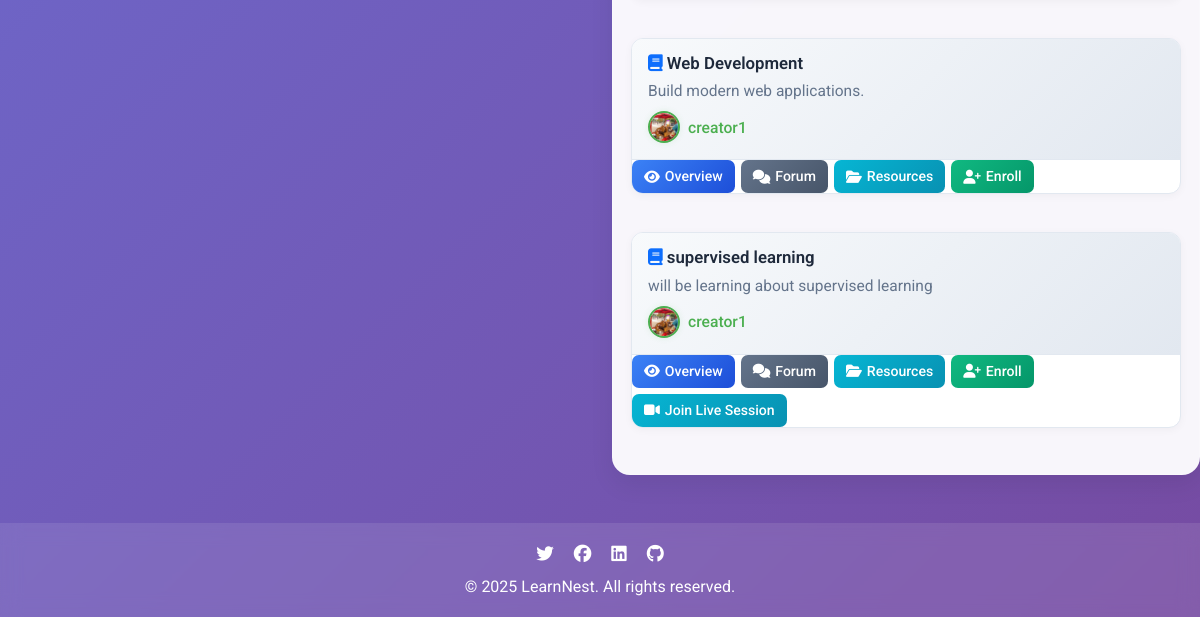
The app's page /home (signed in, lower part), older data.
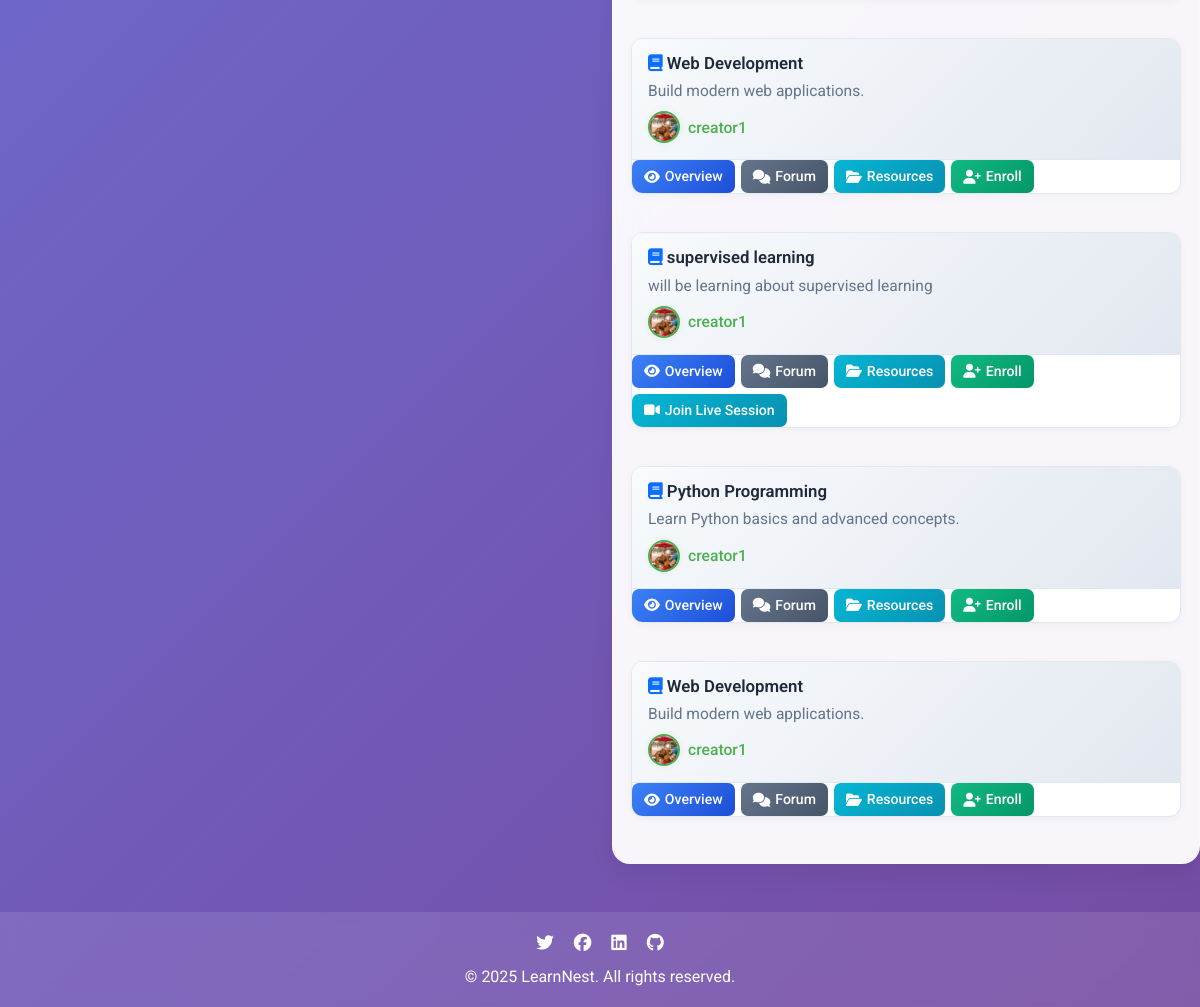
The same page, newer data.
### tables this page shows
CREATE TABLE courses
             (id INTEGER PRIMARY KEY, title TEXT, creator_id INTEGER, description TEXT, reference_file_path TEXT, meeting_link TEXT, outline TEXT, objectives TEXT, created_at TEXT, live_session_start TEXT, live_session_end TEXT, live_days TEXT);

CREATE TABLE users
             (id INTEGER PRIMARY KEY, username TEXT UNIQUE, password TEXT, role TEXT, avatar TEXT, display_name TEXT, bio TEXT, notif_forum INTEGER DEFAULT 1, notif_grades INTEGER DEFAULT 1, notif_announcements INTEGER DEFAULT 1, dark_mode INTEGER DEFAULT 0, badges TEXT, points INTEGER DEFAULT 0, api_token TEXT, is_approved INTEGER DEFAULT 0, full_name TEXT, email TEXT, phone TEXT, institution TEXT, payment_screenshot TEXT, is_blocked INTEGER DEFAULT 0, created_at TEXT, logo TEXT);

### app.py (the view)
@app.route('/home')
@login_required
def home_dashboard():
    conn = sqlite3.connect('database.db')
    c = conn.cursor()
    c.execute('SELECT id, title, description, creator_id, meeting_link FROM courses')
    courses = c.fetchall()
    enrolled_courses = []
    creator_courses = []
    upcoming_assignments = []
    overdue_assignments = []
    course_creators = {}
    unread_notifications_count = 0
    for course in courses:
        c.execute('SELECT username, avatar, display_name FROM users WHERE id = ?', (course[3],))
        u = c.fetchone()
        course_creators[course[0]] = {'username': u[0], 'avatar': u[1], 'display_name': u[2]} if u else {'username': '', 'avatar': '', 'display_name': ''}
    if current_user.is_authenticated:
        c.execute('SELECT course_id FROM enrollments WHERE user_id = ?', (current_user.id,))
        enrolled_courses = [row[0] for row in c.fetchall()]
        c.execute('SELECT id FROM courses WHERE creator_id = ?', (current_user.id,))
        creator_courses = [row[0] for row in c.fetchall()]
        import datetime
        today = datetime.date.today().isoformat()
        for course_id in enrolled_courses:
            c.execute('SELECT id, name, due_date FROM assignments WHERE course_id = ?', (course_id,))
            for row in c.fetchall():
                assignment_id, name, due_date = row
                if due_date:
                    if due_date >= today:
                        c.execute('SELECT 1 FROM progress WHERE user_id = ? AND course_id = ? AND assignment_name = ?', (current_user.id, course_id, name))
                        submitted = c.fetchone() is not None
                        upcoming_assignments.append({'course_id': course_id, 'assignment_id': assignment_id, 'name': name, 'due_date': due_date, 'submitted': submitted})
                    else:
                        c.execute('SELECT 1 FROM progress WHERE user_id = ? AND course_id = ? AND assignment_name = ?', (current_user.id, course_id, name))
                        submitted = c.fetchone() is not None
                        overdue_assignments.append({'course_id': course_id, 'assignment_id': assignment_id, 'name': name, 'due_date': due_date, 'submitted': submitted})
        c.execute('SELECT COUNT(*) FROM notifications WHERE user_id = ? AND is_read = 0', (current_user.id,))
        unread_notifications_count = c.fetchone()[0]
    conn.close()
    return render_template('home.html', courses=courses, enrolled_courses=enrolled_courses, creator_courses=creator_courses, upcoming_assignments=upcoming_assignments, overdue_assignments=overdue_assignments, course_creators=course_creators, unread_notifications_count=unread_notifications_count)

### app.py (called while the page is built, shortened)
@login_manager.user_loader
def load_user(user_id):
    conn = sqlite3.connect('database.db')
    c = conn.cursor()
    c.execute('SELECT id, username, role FROM users WHERE id = ?', (user_id,))
    user_data = c.fetchone()
    conn.close()
    if user_data:
        return User(user_data[0], user_data[1], user_data[2])
    return None

@app.context_processor
def inject_user_logo():
    return {'user_logo': None}

### templates/home.html (shortened to what the changed rows need)
<!DOCTYPE html>
<html lang="en">
<head>
    <link href="https://cdn.jsdelivr.net/npm/bootstrap@5.3.2/dist/css/bootstrap.min.css" rel="stylesheet">
    <link rel="stylesheet" href="https://cdnjs.cloudflare.com/ajax/libs/font-awesome/6.4.2/css/all.min.css" />
</head>
<body>
    <div class="main-container">
        <div class="row">
            <div class="col-lg-6">
                <div class="section-card">
                    <div class="section-content">
                        {% if courses %}
                            <div class="row">
                                {% for course in courses %}
                                    <div class="col-12 mb-4">
                                        <div class="course-card">
                                            <div class="course-header">
                                                <div class="course-title">
                                                    <i class="fa fa-book text-primary"></i> {{ course[1] }}
                                                </div>
                                                <div class="course-description">{{ course[2] }}</div>
                                                {% set creator = course_creators[course[0]] %}
                                                <div class="course-creator">
                                                    <img src="/{{ creator['avatar'] if creator['avatar'] else 'static/default_avatar.png' }}" alt="creator avatar" class="creator-avatar">
                                                    <span class="creator-name">{{ creator['display_name'] or creator['username'] }}</span>
                                                </div>
                                            </div>
                                            <div class="course-actions">
                                                <a href="{{ url_for('course_overview', course_id=course[0]) }}" class="btn btn-primary">
                                                    <i class="fa fa-eye"></i> Overview
                                                </a>
                                                <a href="{{ url_for('forum', course_id=course[0]) }}" class="btn btn-secondary">
                                                    <i class="fa fa-comments"></i> Forum
                                                </a>
                                                <a href="{{ url_for('resources', course_id=course[0]) }}" class="btn btn-info">
                                                    <i class="fa fa-folder-open"></i> Resources
                                                </a>
                                                <a href="{{ url_for('enroll', course_id=course[0]) }}" class="btn btn-success">
                                                    <i class="fa fa-user-plus"></i> Enroll
                                                </a>
                                                {% if course[4] %}
                                                    <a href="{{ course[4] }}" class="btn btn-info" target="_blank">
                                                        <i class="fa fa-video"></i> Join Live Session
                                                    </a>
                                                {% endif %}
                                            </div>
                                        </div>
                                    </div>
                                {% endfor %}
                            </div>
                        {% else %}
                            <div class="empty-state">
                                <i class="fas fa-book"></i>
                                <h3>No courses available</h3>
                                <p>Check back later for new learning opportunities!</p>
                            </div>
                        {% endif %}
                    </div>
                </div>
            </div>
        </div>
    </div>
</body>
</html>

Row changes from the older to the newer data that the page shows:
added courses: title "Python Programming", description "Learn Python basics and advanced concepts.", {{ creator['display_name'] or creator['username'] }} "creator1"
added courses: title "Web Development", description "Build modern web applications.", {{ creator['display_name'] or creator['username'] }} "creator1"
